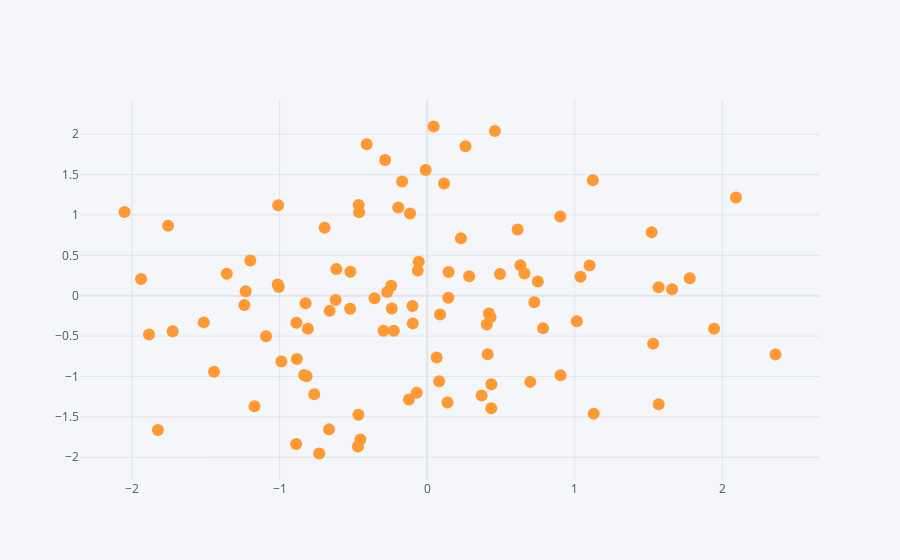

Notebook source saved alongside this figure:
### Code cell
df1.iplot(kind = "scatter", x = 'a', y = 'b', mode = 'markers')
